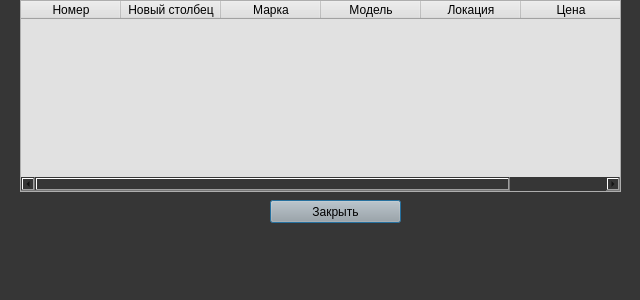
<?xml version="1.0" encoding="UTF-8"?>
<ui version="4.0">
 <class>Dialog</class>
 <widget class="QDialog" name="Dialog">
  <property name="geometry">
   <rect>
    <x>0</x>
    <y>0</y>
    <width>640</width>
    <height>300</height>
   </rect>
  </property>
  <property name="windowTitle">
   <string>Dialog</string>
  </property>
  <property name="styleSheet">
   <string notr="true">background-color:rgb(54, 54, 54)</string>
  </property>
  <widget class="QTableWidget" name="tableWidget">
   <property name="geometry">
    <rect>
     <x>20</x>
     <y>0</y>
     <width>601</width>
     <height>192</height>
    </rect>
   </property>
   <property name="styleSheet">
    <string notr="true">background-color:rgb(225,225,225)</string>
   </property>
   <column>
    <property name="text">
     <string>Номер</string>
    </property>
   </column>
   <column>
    <property name="text">
     <string>Новый столбец</string>
    </property>
   </column>
   <column>
    <property name="text">
     <string>Марка</string>
    </property>
   </column>
   <column>
    <property name="text">
     <string>Модель</string>
    </property>
   </column>
   <column>
    <property name="text">
     <string>Локация</string>
    </property>
   </column>
   <column>
    <property name="text">
     <string>Цена</string>
    </property>
   </column>
  </widget>
  <widget class="QPushButton" name="exit">
   <property name="geometry">
    <rect>
     <x>270</x>
     <y>200</y>
     <width>131</width>
     <height>23</height>
    </rect>
   </property>
   <property name="styleSheet">
    <string notr="true">background-color:rgb(167, 168, 167)</string>
   </property>
   <property name="text">
    <string>Закрыть</string>
   </property>
  </widget>
 </widget>
 <resources/>
 <connections/>
</ui>
